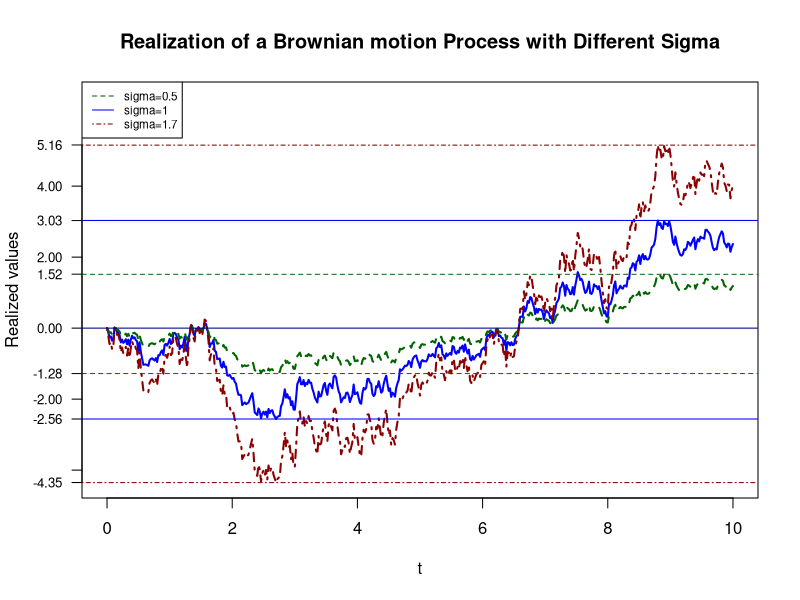
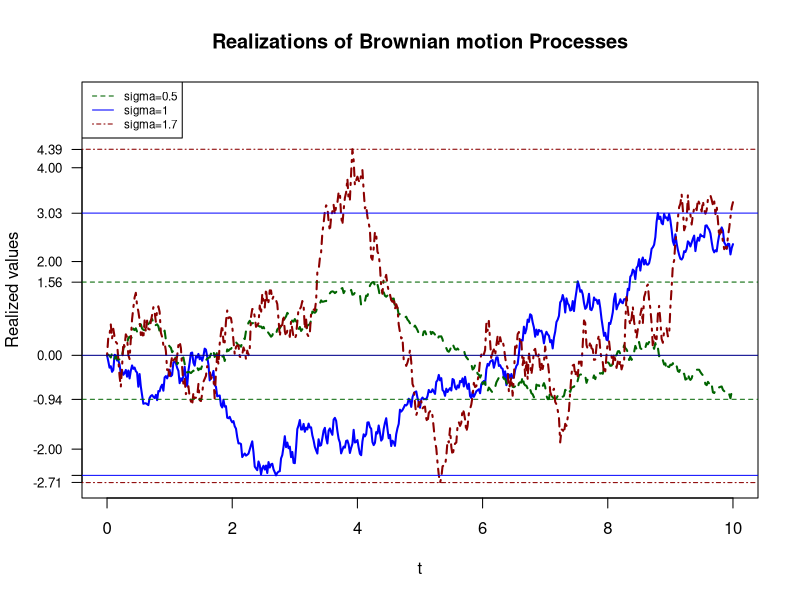

The R source for these figures, in order:
## ---- chunk 1
knitr::opts_chunk$set(echo = TRUE)
## ---- chunk 2

sig1=.5; sig2=1.7

## ---- chunk 3

h=.02; t=seq(0,10,h); n=length(t); n
u=y=z=x=c(); y[1]=z[1]=x[1]=0
for(i in 2:n)
{
set.seed(i)
u[i]=rnorm(1,0,1)
x[i]=x[i-1]+ u[i]*sqrt(h)
y[i]=y[i-1]+ u[i]*sqrt(h)*sig1
z[i]=z[i-1]+ u[i]*sqrt(h)*sig2
}
M=max(x);M;m=min(x);m; M1=max(y);M1;m1=min(y);m1
M2=max(z);M2;m2=min(z);m2
w=round(c(m2,-4,m,-2,m1,0,M1,2,M,4,M2),2);w

## ---- chunk 4

plot(t,x,"l",ylab="Realized values",xlab="t",yaxt="n",col="blue",
main="Realization of a Brownian motion Process with Different Sigma",
ylim=c(m2,6.5),lwd=2)
axis(2,at=w,las=2,cex.axis=0.8)
lines(t,y,"l",col="dark green",lty=2,lwd=2)
lines(t,z,"l",col="dark red",lty=4,lwd=2)
abline(h=0,col="dark blue"); abline(h=M,col="blue")
abline(h=m,col="blue"); abline(h=M1,lty=2,col="dark green")
abline(h=m1,lty=2,col="dark green")
abline(h=M2,lty=4,col="dark red")
abline(h=m2,lty=4,col="dark red")
legend("topleft",legend=c("sigma=0.5","sigma=1","sigma=1.7"),
cex=.7,col=c("dark green","blue","dark red"),lty=c(2,1,4))

## ---- chunk 5

sig1=.5; sig2=1.7

## ---- chunk 6

del=.02; t=seq(0,10,del); n=length(t); n
y=z=x=c(); y[1]=z[1]=x[1]=0;
for(i in 2:n)
{
set.seed(i)
x[i]=x[i-1]+rnorm(1,0,sqrt(del))
y[i]=y[i-1]+rnorm(1,0,sig1*sqrt(del))
z[i]=z[i-1]+rnorm(1,0,sig2*sqrt(del))
}
M=max(x);M;m=min(x); m; M1=max(y);M1;m1=min(y);m1
M2=max(z);M2;m2=min(z);m2
w=round(c(m2,m,-2,m1,0,M1,2,M,4,M2),2);w

## ---- chunk 7

plot(t,x,"l",main="Realizations of Brownian motion Processes",
ylab="Realized values",xlab="t",yaxt="n",col="blue",
ylim=c(m2,5.5),lwd=2)
axis(2,at=w,las=2,cex.axis=0.8)
lines(t,y,"l",col="dark green",lty=2,lwd=2)
lines(t,z,"l",col="dark red",lty=4,lwd=2)
abline(h=0,col="dark blue")
abline(h=M,col="blue")
abline(h=m,col="blue")
abline(h=M1,lty=2,col="dark green")
abline(h=m1,lty=2,col="dark green")
abline(h=M2,lty=4,col="dark red")
abline(h=m2,lty=4,col="dark red")
legend("topleft",legend=c("sigma=0.5","sigma=1","sigma=1.7"),
cex=.7,col=c("dark green","blue","dark red"),lty=c(2,1,4))

